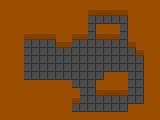

A level layout from a 2D game, rendered from its tile map. Below: a short description, then the map file with its tile-grid data intact:
An orthogonal 20x15 tile map with 8x8 px tiles, 1 tile layer (Tile Layer 1), 2 tilesets and 5 objects.

<map version="1.0" orientation="orthogonal" width="20" height="15" tilewidth="8" tileheight="8">
 <tileset firstgid="1" name="leveltiles" tilewidth="8" tileheight="8">
  <image source="../graphics/leveltiles.png" width="32" height="8" />
 </tileset>
 <tileset firstgid="5" name="entitytiles" tilewidth="8" tileheight="8">
  <image source="../raw/entitytiles.png" width="56" height="16" />
 </tileset>
 <layer name="Tile Layer 1" width="20" height="15">
  <data encoding="csv">
4,4,4,4,4,4,4,4,4,4,4,4,4,4,4,4,4,4,4,4,
4,4,4,4,4,4,4,4,4,4,4,3,3,3,3,3,4,4,4,4,
4,4,4,4,4,4,4,4,4,4,4,2,2,2,2,2,4,4,4,4,
4,4,4,4,4,4,4,4,4,4,4,2,4,4,4,2,4,4,4,4,
4,4,4,3,3,3,3,4,4,3,3,2,3,3,3,2,4,4,4,4,
4,4,4,2,2,2,2,3,3,2,2,2,2,2,2,2,3,4,4,4,
4,4,4,2,2,2,2,2,2,2,2,2,2,2,2,2,2,3,4,4,
4,4,4,2,2,2,2,2,2,2,2,2,2,2,2,2,2,2,4,4,
4,4,4,2,2,2,2,2,2,2,2,2,2,2,2,2,2,2,4,4,
4,4,4,2,2,2,2,2,2,2,2,2,2,4,4,4,2,2,4,4,
4,4,4,4,4,4,4,4,4,2,2,2,4,4,4,4,2,2,4,4,
4,4,4,4,4,4,4,4,4,4,2,2,3,3,3,3,2,2,4,4,
4,4,4,4,4,4,4,4,4,3,2,2,2,2,2,2,2,2,4,4,
4,4,4,4,4,4,4,4,4,2,2,2,2,2,2,2,4,4,4,4,
4,4,4,4,4,4,4,4,4,4,4,4,4,4,4,4,4,4,4,4
</data>
 </layer>
 <objectgroup name="Object Layer 1" width="20" height="15">
  <object gid="11" x="119" y="64" />
  <object gid="12" x="96" y="63" />
  <object gid="13" x="31" y="64" />
  <object gid="6" x="64" y="64" />
  <object gid="5" x="64" y="80" />
 </objectgroup>
</map>
